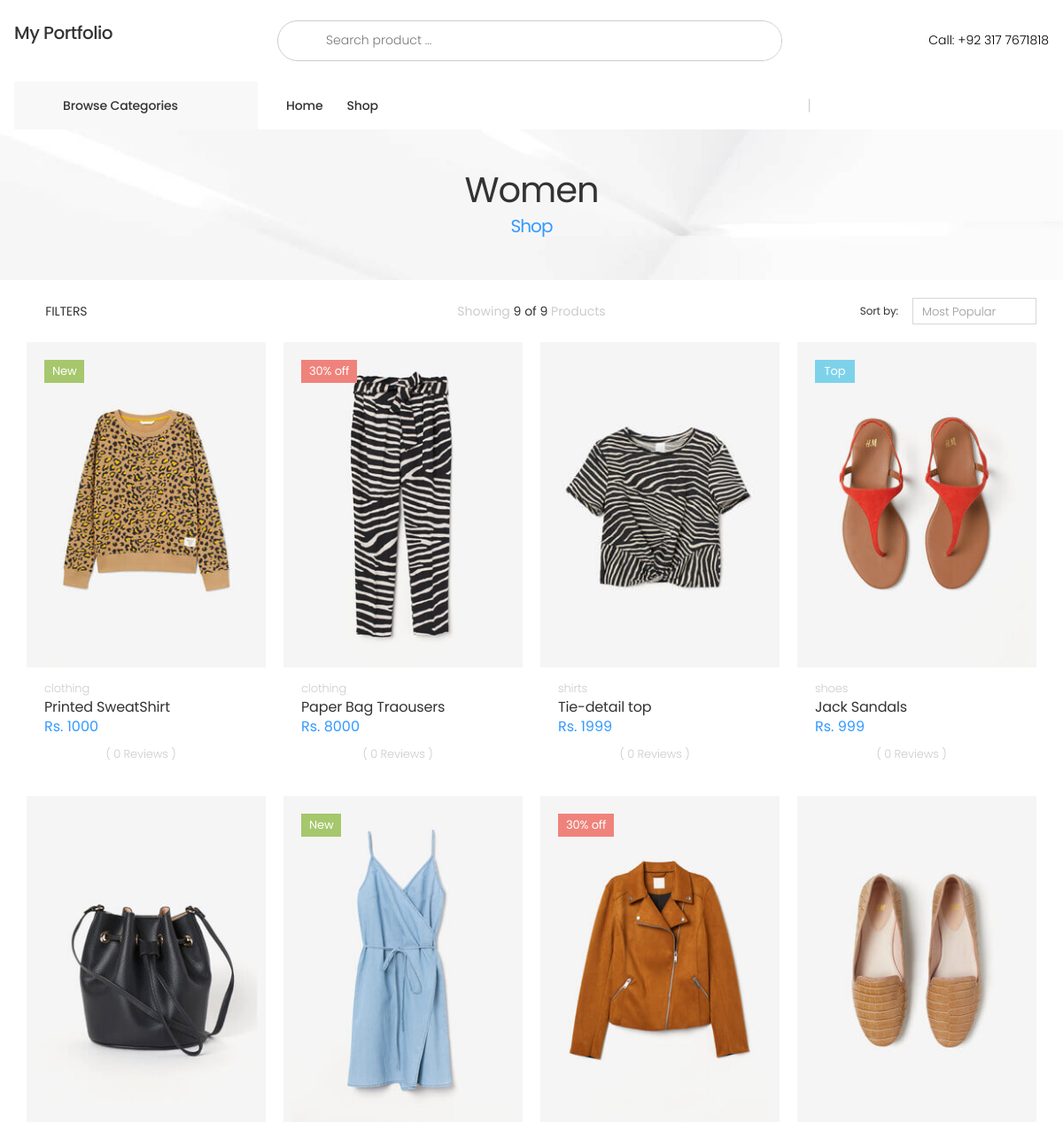
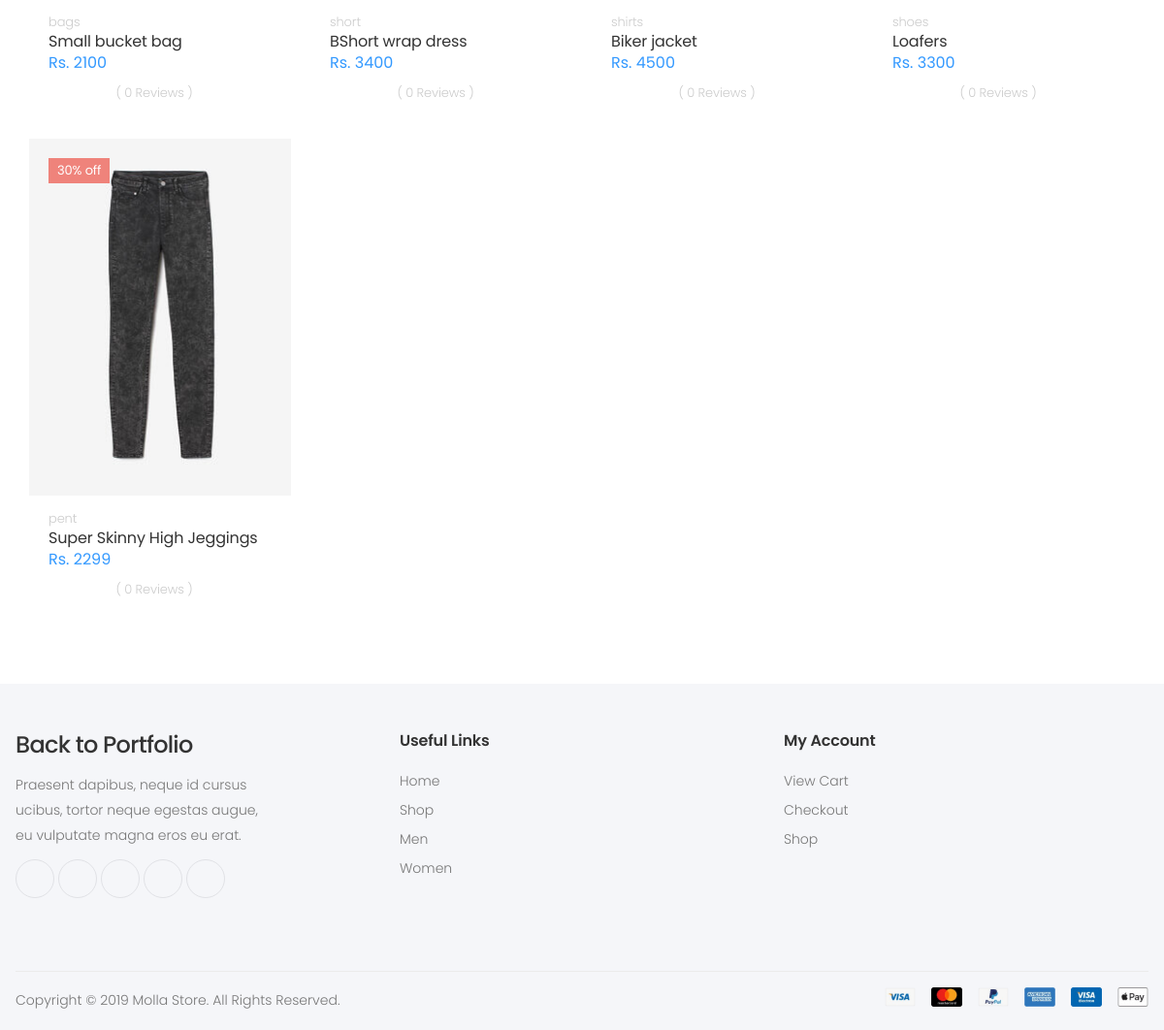
/products/women, run on the app's committed database (2 pictures, top to bottom).
### home/models.py (models this page shows, shortened)
class Product(models.Model):
    name = models.CharField(max_length=500)
    label = models.CharField(max_length=8, choices=Label_Choices, default='null')
    shortdescription = models.TextField(max_length=5000, blank=True)
    longdescription = models.TextField(max_length=5000, blank=True)
    category = models.CharField(max_length=20, choices=Category_Choices, default='shirts')
    subcategory = models.CharField(max_length=50, choices=SubCategory_Choices, default='men')
    price = models.IntegerField(default=0)
    imagefront = models.ImageField(upload_to="product/", blank=True)
    imageback = models.ImageField(upload_to="product/", blank=True)
    imageother1 = models.ImageField(upload_to="product/", blank=True)
    imageother2 = models.ImageField(upload_to="product/", blank=True)
    published_date = models.DateTimeField(auto_now_add=True)

### home/views.py (the view)
# urls.py: path('products/<str:cat>', views.catproducts, name="CatProduct"),
def catproducts(request, cat):
    catproducts = Product.objects.filter(subcategory = cat ) | Product.objects.filter(category = cat )
    length = len(catproducts)
    params = {'len':length, 'catproducts':catproducts, 'cat':cat}
    return render(request, 'home/catproducts.html', params)

### home/templates/home/catproducts.html (shortened to what this page needs)
{% extends 'home/layout.html' %}
{% load static %}
{% block content %}
<div class="page-header text-center" style="background-image: url('assets/images/page-header-bg.jpg')">
    <div class="container-fluid">
        <h1 class="page-title">{{cat|title}}<span>Shop</span></h1>
    </div>
</div>
<div class="page-content mt-2">
    <div class="container-fluid">
        <div class="toolbox">
            <div class="toolbox-left">
                <a href="#" class="sidebar-toggler"><i class="icon-bars"></i>Filters</a>
            </div>
            <div class="toolbox-center">
                <div class="toolbox-info">
                    Showing <span>{{len}} of {{len}}</span> Products
                </div>
            </div>
            <div class="toolbox-right">
                <div class="toolbox-sort">
                    <label for="sortby">Sort by:</label>
                    <div class="select-custom">
                        <select name="sortby" id="sortby" class="form-control">
                            <option value="popularity" selected="selected">Most Popular</option>
                        </select>
                    </div>
                </div>
            </div>
        </div>
        <div class="products">
            <div class="row">
                {% for i in catproducts %}
                <div class="col-6 col-md-4 col-lg-4 col-xl-3 col-xxl-2">
                    <div class="product">
                        <figure class="product-media">
                            {% if i.label == 'new' %}
                            <span class="product-label label-new">New</span>
                            {% elif i.label == 'top' %}
                            <span class="product-label label-top">Top</span>
                            {% elif i.label == 'off' %}
                            <span class="product-label label-sale">30% off</span>
                            {% endif %}
                            <a href="{% url 'Productview' i.name    %}">
                                <img src="/static/images/{{i.imagefront}}" alt="Product image" class="product-image">
                            </a>
                        </figure>
                        <div class="product-body">
                            <div class="product-cat">
                                <a href="#">{{i.category}}</a>
                            </div>
                            <h3 class="product-title"><a href="product.html">{{i.name}} </a></h3>
                            <div class="product-price">
                                Rs. {{i.price}}
                            </div>
                            <div class="ratings-container">
                                <div class="ratings">
                                    <div class="ratings-val" style="width: 40%;"></div>
                                </div>
                                <span class="ratings-text">( 0 Reviews )</span>
                            </div>
                        </div>
                    </div>
                </div>
                {% endfor %}
            </div>
        </div>
    </div>
</div>
{% endblock %}

### home/templates/home/layout.html (shortened to what this page needs)
{% load static %}
<!DOCTYPE html>
<html lang="en">
<head>
    <link rel="stylesheet" href="{% static 'vendor/line-awesome/line-awesome/line-awesome/css/line-awesome.min.css' %}">
    <link rel="stylesheet" href="{% static 'css/bootstrap.min.css' %}">
    <link rel="stylesheet" href="{% static 'css/bootstraps.min.css' %}">
    <link rel="stylesheet" href="{% static 'css/plugins/owl-carousel/owl.carousel.css' %}">
    <link rel="stylesheet" href="{% static 'css/plugins/magnific-popup/magnific-popup.css' %}">
    <link rel="stylesheet" href="{% static 'css/plugins/jquery.countdown.css' %}">
    <link rel="stylesheet" href="{% static 'css/style.css' %}">
    <link rel="stylesheet" href="{% static 'css/skins/skin-demo-4.css' %}">
    <link rel="stylesheet" href="{% static 'css/demos/demo-4.css' %}">
    <link rel="stylesheet" href="{% static 'css/plugins/nouislider/nouislider.css' %}">
    <link rel="stylesheet" href="https://cdnjs.cloudflare.com/ajax/libs/font-awesome/6.1.1/css/fontawesome.min.css"
 />
</head>
<body>
    {% include 'home/header.html' %}
    {% block content %}
    {% endblock %}
    {% include 'home/footer.html' %}
</body>
</html>

### home/templates/home/header.html (shortened to what this page needs)
{% load static %}
<div class="page-wrapper">
    <header class="header header-intro-clearance header-4">
        <div class="header-middle">
            <div class="container">
                <div class="header-left">
                    <a href="{% url 'home' %}" class="logo">
                        <h5>My Portfolio</h5>
                    </a>
                </div>
                <div class="header-center">
                    <div class="header-search header-search-extended header-search-visible d-none d-lg-block">
                        <form action="{% url 'search' %}" method="get">
                            <div class="header-search-wrapper search-wrapper-wide">
                                <button class="btn btn-primary" type="submit"><i class="icon-search"></i></button>
                                <input type="search" class="form-control" name="q" id="q"
                                    placeholder="Search product ..." required>
                            </div>
                        </form>
                    </div>
                </div>
                <div class="header-right">
                    <a href="tel:03177671818" style="color:black ;"><i class="icon-phone"></i>Call: +92 317 7671818</a>
                </div>
            </div>
        </div>
        <div class="header-bottom sticky-header">
            <div class="container">
                <div class="header-left">
                    <div class="dropdown category-dropdown">
                        <a href="#" class="dropdown-toggle" role="button" data-toggle="dropdown" aria-haspopup="true"
                            aria-expanded="false" data-display="static" title="Browse Categories">
                            Browse Categories <i class="icon-angle-down"></i>
                        </a>
                    </div>
                </div>
                <div class="header-center">
                    <nav class="main-nav">
                        <ul class="menu sf-arrows">
                            <li class="megamenu-container">
                                <a href="{% url 'Home' %}">Home</a>
                            </li>
                            <li>
                                <a href="{% url 'AllProducts' %}">Shop</a>
                            </li>
                        </ul>
                    </nav>
                </div>
            </div>
        </div>
    </header>
</div>

### home/templates/home/footer.html
{% load static %}
<footer class="footer">
    <div class="footer-middle">
        <div class="container">
            <div class="row">
                <div class="col-sm-6 col-lg-4">
                    <div class="widget widget-about">
                        <h4>Back to Portfolio</h4>
                        <p>Praesent dapibus, neque id cursus ucibus, tortor neque egestas augue, eu vulputate magna eros eu erat. </p>
                        <div class="social-icons">
                            <a href="#" class="social-icon" target="_blank" title="Facebook"><i class="icon-facebook-f"></i></a>
                            <a href="#" class="social-icon" target="_blank" title="Twitter"><i class="icon-twitter"></i></a>
                            <a href="#" class="social-icon" target="_blank" title="Instagram"><i class="icon-instagram"></i></a>
                            <a href="#" class="social-icon" target="_blank" title="Youtube"><i class="icon-youtube"></i></a>
                            <a href="#" class="social-icon" target="_blank" title="Pinterest"><i class="icon-pinterest"></i></a>
                        </div>
                    </div>
                </div>
                <div class="col-sm-6 col-lg-4">
                    <div class="widget">
                        <h4 class="widget-title">Useful Links</h4>
                        <ul class="widget-list">
                            <li><a href="{% url 'Home' %}">Home</a></li>
                            <li><a href="{% url 'AllProducts' %}">Shop</a></li>
                            <li><a href="{% url 'CatProduct' 'men' %}">Men</a></li>
                            <li><a href="{% url 'CatProduct' 'women' %}">Women</a></li>
                        </ul>
                    </div>
                </div>
                <div class="col-sm-6 col-lg-4">
                    <div class="widget">
                        <h4 class="widget-title">My Account</h4>
                        <ul class="widget-list">
                            <li><a href="{% url 'cart' %}">View Cart</a></li>
                            <li><a href="{% url 'Checkout' %}">Checkout</a></li>
                            <li><a href="{% url 'AllProducts' %}">Shop</a></li>
                        </ul>
                    </div>
                </div>
            </div>
        </div>
    </div>
    <div class="footer-bottom">
        <div class="container">
            <p class="footer-copyright">Copyright © 2019 Molla Store. All Rights Reserved.</p>
            <figure class="footer-payments">
                <img src="{% static 'images/payments.png' %}" alt="Payment methods" width="272" height="20">
            </figure>
        </div>
    </div>
</footer>

### static/css/skins/skin-demo-4.css (style rules this page uses)
a { color: #3399ff; }
.header-3 .header-search-extended .btn, .header-4 .header-search-extended .btn { background-color: transparent; color: #333; }
.btn-primary { color: #fff; background-color: #3399ff; border-color: #3399ff; box-shadow: none; }
.page-header h1 span { color: #3399ff; }
.product-price { color: #3399ff; }
.header-bottom .menu > li > a:before { background-color: #3399ff; }
.category-dropdown .dropdown-toggle:before { background-color: #3399ff; }
.header-4 .header-search .header-search-wrapper { border-color: #3399ff; }

### static/css/demos/demo-4.css (style rules this page uses)
.product-cat { color: #ccc; }
.product-body { overflow: hidden; }
.ratings-container { margin-bottom: 1.5rem; }
.footer { background-color: #f5f6f9; }
.footer .footer-middle { border-top: none; padding: 5rem 0 3.5rem; }
.footer .widget-title { font-weight: 600; }
.widget-list a { position: relative; }
.widget-list a:before { content: ''; display: block; position: absolute; left: 0; bottom: 0; width: 100%; height: .1rem; background-color: #3399ff; transform-origin: right center; transform: scale(0, 1); transition: transform .3s ease; }
.widget-about p:last-of-type { margin-bottom: 1.2rem; }
.footer-bottom .container { padding-top: 1.75rem; padding-bottom: 1.75rem; }

### data on the page
Product: label "New", imagefront (picture), category "clothing", name "Printed SweatShirt", price "1000"
Product: label "30% off", imagefront (picture), category "clothing", name "Paper Bag Traousers", price "8000"
Product: imagefront (picture), category "shirts", name "Tie-detail top", price "1999"
Product: label "Top", imagefront (picture), category "shoes", name "Jack Sandals", price "999"
Product: imagefront (picture), category "bags", name "Small bucket bag", price "2100"
Product: label "New", imagefront (picture), category "short", name "BShort wrap dress", price "3400"
Product: label "30% off", imagefront (picture), category "shirts", name "Biker jacket", price "4500"
Product: imagefront (picture), category "shoes", name "Loafers", price "3300"
Product: label "30% off", imagefront (picture), category "pent", name "Super Skinny High Jeggings", price "2299"

### other printed values
{{ cat|title }} "Women"
{{ len }} "9"
